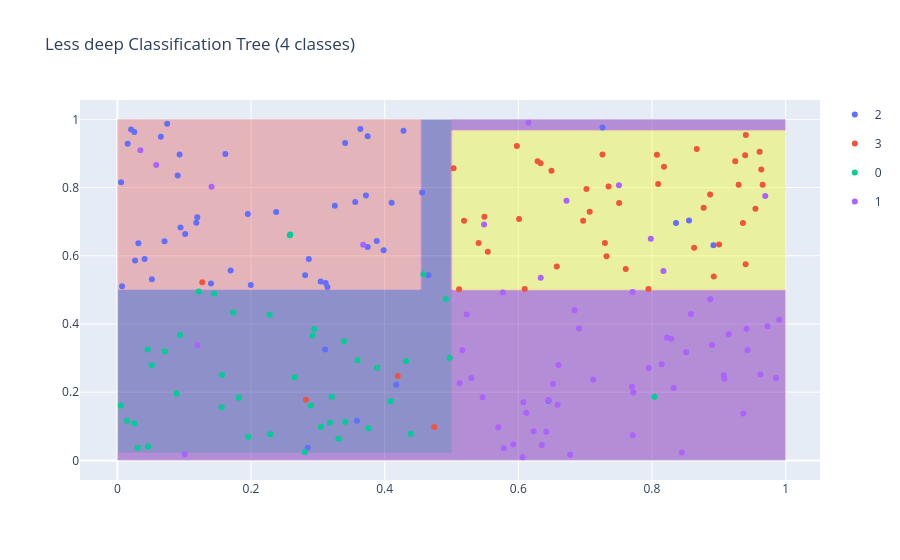

Notebook code cell kept with this figure:
### Markdown cell above
<a class="anchor" id="size"></a>
# 9. Controlling Tree size

<p align="center">
<img src="pics/binary_tree_26.png" width="600"/>
</p>

### Code cell
np.random.seed(42)

# 1. Create toy data
n = 200
X = np.random.uniform(0, 1, (n, 2))

# define 4 classes using nonlinear rules
y = ((X[:,0] > 0.5).astype(int) + 2*(X[:,1] > 0.5).astype(int))

# add noise to make it messy 
noise_idx = np.random.choice(n, size=40, replace=False)
y[noise_idx] = np.random.randint(0, 4, size=40) # replace random values in y with a number 0,1,2 or 3

df = pd.DataFrame({"x1": X[:,0], "x2": X[:,1], "y": y})

tree = DecisionTreeClassifier(max_depth=3,min_samples_split=2,random_state=0)
tree.fit(X, y)

grid_size = 200
x1_grid = np.linspace(0, 1, grid_size)
x2_grid = np.linspace(0, 1, grid_size)

xx, yy = np.meshgrid(x1_grid, x2_grid)

grid = np.c_[xx.ravel(), yy.ravel()]
preds = tree.predict(grid)

Z = preds.reshape(xx.shape)

# background regions
fig = go.Figure()

fig.add_trace(go.Contour(x=x1_grid,y=x2_grid,z=Z,showscale=False,opacity=0.4,contours=dict(coloring="fill",showlines=False)))

# scatter data
scatter = px.scatter(df,x="x1",y="x2",color=df["y"].astype(str))

for trace in scatter.data:
    fig.add_trace(trace)

fig.update_layout(title="Less deep Classification Tree (4 classes)")
fig.show()
